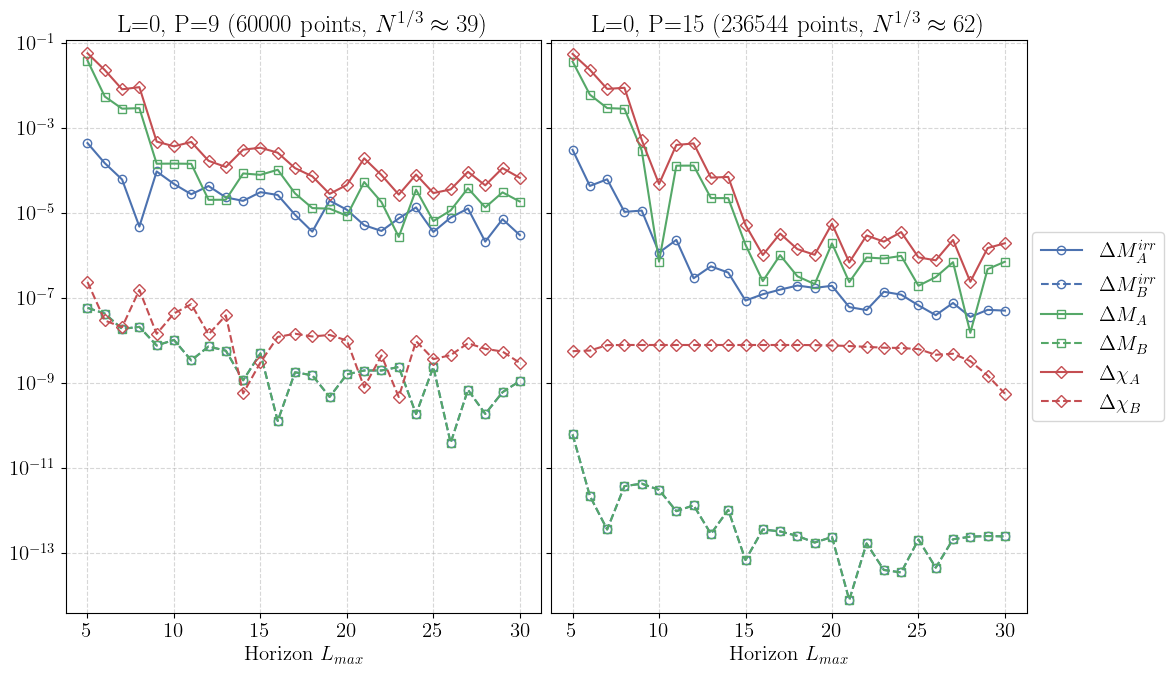

Source code (Python):
# type: ignore
import numpy as np
import matplotlib.pyplot as plt
from cycler import cycler
import h5py
import os

colors = [
  '#4c72b0', '#55a868', '#c44e52', '#ccb974', '#937860', '#8172b3', '#8c8c8c',
  '#da8bc3', '#64b5cd'
]
markers = ['o', 's', 'D', '^', 'v', '<', '>', '*', '+']
plt.rcParams.update({
	'text.usetex' : True,
	'font.family' : 'serif',
	'font.serif' : ['Computer Modern Serif'],
	'font.size': 15,
	'axes.prop_cycle': cycler('color', colors) +
                     cycler('marker', markers) +
										 cycler('markerfacecolor', ['none'] * len(colors))
})

basedir = './data/resolution_convergence/horizon_finder'
dirs = [f'{basedir}/P09', f'{basedir}/P15']
# dirs = [f'{basedir}/P15', f'{basedir}/P15']
dir_titles = [
  r'L=0, P=9 (60000 points, $N^{1/3} \approx 39$)',
  r'L=0, P=15 (236544 points, $N^{1/3} \approx 62$)'
]

fig, axes = plt.subplots(1, 2, squeeze=True)

data_min = np.Infinity
data_max = -np.Infinity

for i, dir in enumerate(dirs):
  ax = axes[i]
  ax.set_title(dir_titles[i])

  L_values = []
  masses_irr_a = []
  masses_irr_b = []
  masses_a = []
  masses_b = []
  spins_a_x = []
  spins_a_y = []
  spins_a_z = []
  spins_b_x = []
  spins_b_y = []
  spins_b_z = []

  for L in range(5, 31+1):
    subdir = f'L{L:02}'
    try:
      AhA = np.loadtxt(f'{dir}/{subdir}/Horizons/AhA.dat', comments='#')
      AhB = np.loadtxt(f'{dir}/{subdir}/Horizons/AhB.dat', comments='#')

      mass_irr_a = AhA[1]
      mass_irr_b = AhB[1]

      mass_a = AhA[4]
      mass_b = AhB[4]

      spin_a_x = AhA[6]
      spin_a_y = AhA[7]
      spin_a_z = AhA[8]

      spin_b_x = AhB[6]
      spin_b_y = AhB[7]
      spin_b_z = AhB[8]

      L_values.append(L)
      masses_irr_a.append(mass_irr_a)
      masses_irr_b.append(mass_irr_b)
      masses_a.append(mass_a)
      masses_b.append(mass_b)
      spins_a_x.append(spin_a_x)
      spins_a_y.append(spin_a_y)
      spins_a_z.append(spin_a_z)
      spins_b_x.append(spin_b_x)
      spins_b_y.append(spin_b_y)
      spins_b_z.append(spin_b_z)
    except Exception as e:
      print(f'\tSkipped {subdir} due to error: {e}')

  L_values = np.array(L_values)
  masses_irr_a = np.array(masses_irr_a)
  masses_irr_b = np.array(masses_irr_b)
  masses_a = np.array(masses_a)
  masses_b = np.array(masses_b)
  spins_a_x = np.array(spins_a_x)
  spins_a_y = np.array(spins_a_y)
  spins_a_z = np.array(spins_a_z)
  spins_b_x = np.array(spins_b_x)
  spins_b_y = np.array(spins_b_y)
  spins_b_z = np.array(spins_b_z)

  L_values = L_values[:-1]
  D_masses_irr_a = np.abs(masses_irr_a - masses_irr_a[-1])[:-1]
  D_masses_irr_b = np.abs(masses_irr_b - masses_irr_b[-1])[:-1]
  D_masses_a = np.abs(masses_a - masses_a[-1])[:-1]
  D_masses_b = np.abs(masses_b - masses_b[-1])[:-1]
  D_spins_a_x = np.abs(spins_a_x - spins_a_x[-1])[:-1]
  D_spins_a_y = np.abs(spins_a_y - spins_a_y[-1])[:-1]
  D_spins_a_z = np.abs(spins_a_z - spins_a_z[-1])[:-1]
  D_spins_b_x = np.abs(spins_b_x - spins_b_x[-1])[:-1]
  D_spins_b_y = np.abs(spins_b_y - spins_b_y[-1])[:-1]
  D_spins_b_z = np.abs(spins_b_z - spins_b_z[-1])[:-1]

  D_spins_a = np.sqrt(D_spins_a_x**2 + D_spins_a_y**2 + D_spins_a_z**2)
  D_spins_b = np.sqrt(D_spins_b_x**2 + D_spins_b_y**2 + D_spins_b_z**2)

  ax.plot(L_values, D_masses_irr_a, label=r'$\Delta M^{irr}_A$', color=colors[0], marker=markers[0])
  ax.plot(L_values, D_masses_irr_b, label=r'$\Delta M^{irr}_B$', color=colors[0], marker=markers[0], linestyle='dashed')
  ax.plot(L_values, D_masses_a, label=r'$\Delta M_A$', color=colors[1], marker=markers[1])
  ax.plot(L_values, D_masses_b, label=r'$\Delta M_B$', color=colors[1], marker=markers[1], linestyle='dashed')
  ax.plot(L_values, D_spins_a, label=r'$\Delta \chi_A$', color=colors[2], marker=markers[2])
  ax.plot(L_values, D_spins_b, label=r'$\Delta \chi_B$', color=colors[2], marker=markers[2], linestyle='dashed')

  for values in [
    D_masses_irr_a,
    D_masses_irr_b,
    D_masses_a,
    D_masses_b,
    D_spins_a,
    D_spins_b
  ]:
    data_min = min(data_min, np.min(values))
    data_max = max(data_max, np.max(values))

for ax in axes:
  ax.set_xlabel(r'Horizon $L_{max}$')

  ax.set_xscale('linear')
  ax.set_yscale('log')
  ax.set_ylim(data_min/2., data_max*2.)

  ax.grid('on', linestyle='--', alpha=0.5)

axes[-1].legend(loc='center left', bbox_to_anchor=(0.99, 0.5))

# Remove y tick labels
for ax in axes[1:]:
  ax.set_yticklabels([])

fig.set_size_inches(12,7)
plt.tight_layout()
plt.subplots_adjust(wspace=0.02)

fig.savefig(f'horizon_finder_resolution.png', format='png', bbox_inches='tight')

plt.show()
